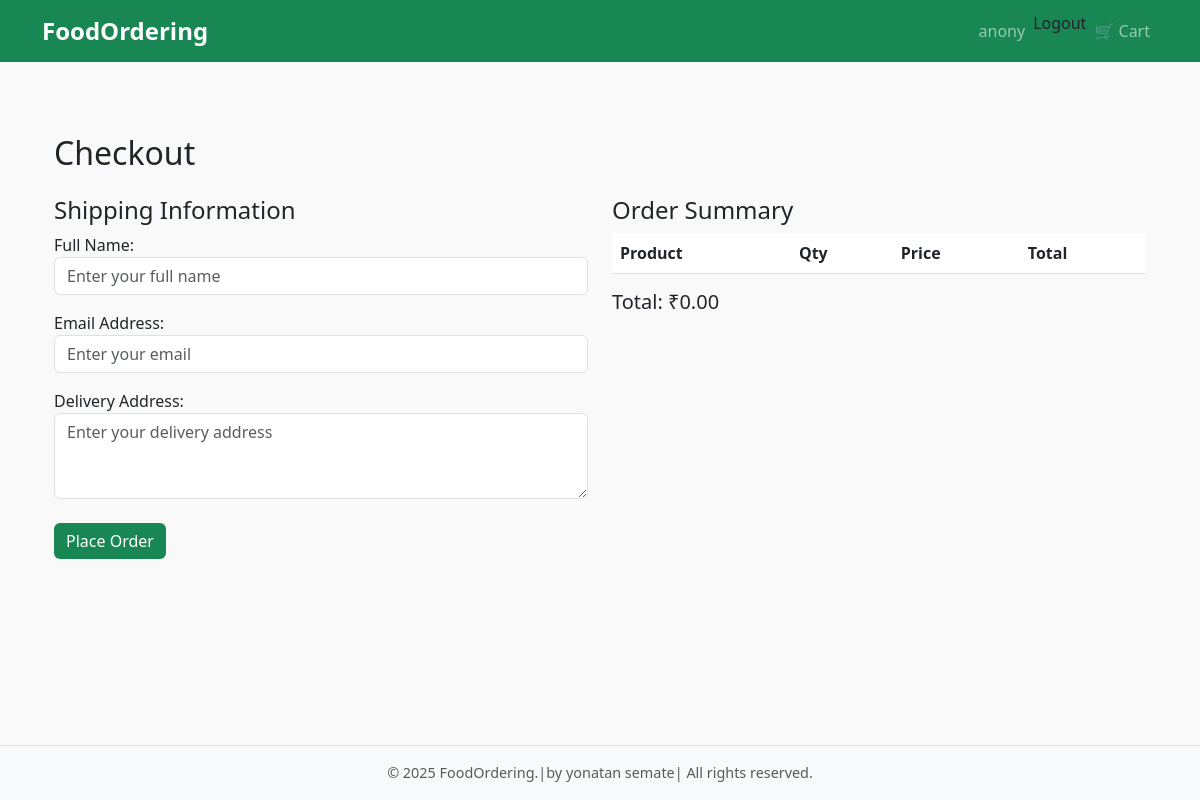
The page /cart/checkout/ (signed in) on the database as committed earlier.
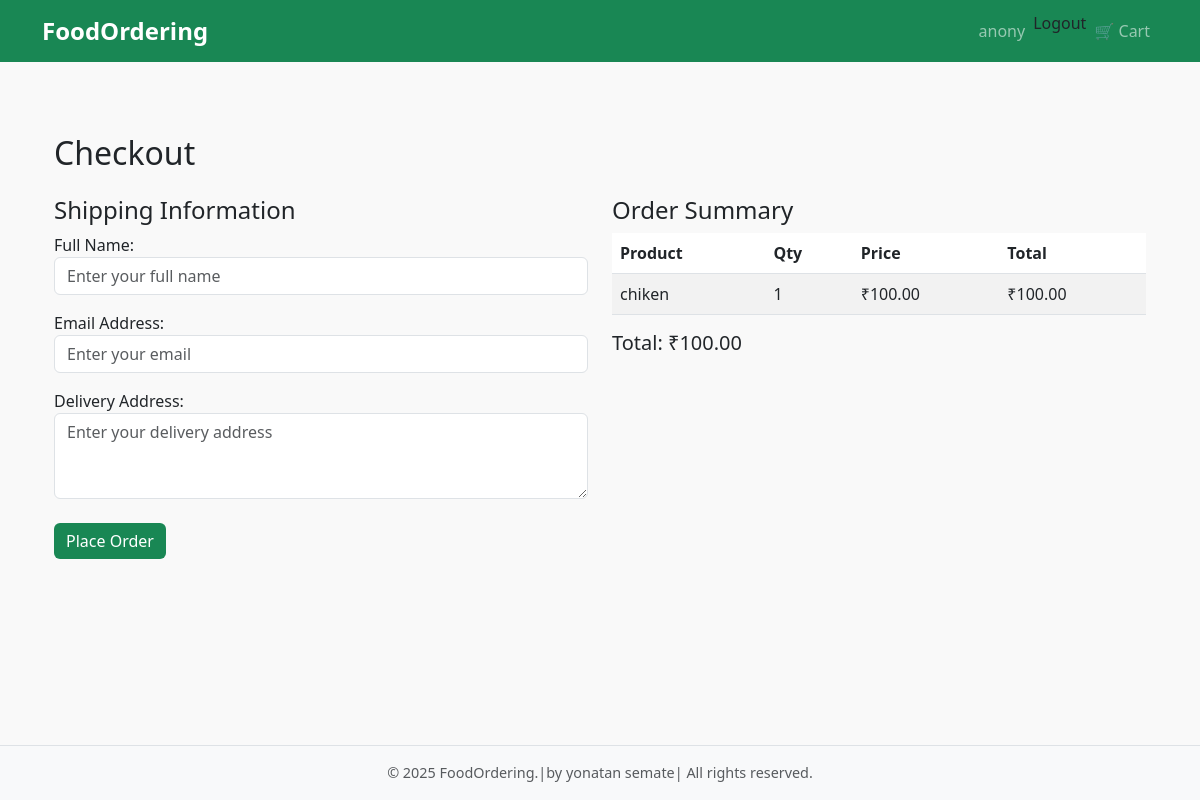
The same page on the database as committed later.
### cart/models.py (models this page shows, shortened)
class CartItem(models.Model):
    user = models.ForeignKey(
        User, on_delete=models.CASCADE, null=True, blank=True
    )  # new
    session_key = models.CharField(
        max_length=100, blank=True
    )  # allow blank for logged-in users
    product = models.ForeignKey(Product, on_delete=models.CASCADE)
    quantity = models.PositiveIntegerField(default=1)
    @property
    def total_price(self):
        return self.quantity * self.product.product_price

### products/models.py (models this page shows, shortened)
class BaseModel(models.Model):
    uid = models.UUIDField(default=uuid.uuid4, editable=False, primary_key=True)
    created_at = models.DateField(auto_now_add=True)
    update_at = models.DateField(auto_now=True)
    class Meta:
        abstract = True

class Product(BaseModel):
    product_name = models.CharField(max_length=100)
    product_slug = models.SlugField(unique=True)
    product_description = models.TextField()
    product_price = models.IntegerField(default=0)
    product_demo_price = models.IntegerField(default=0)

### cart/views.py (the view)
# urls.py: path("checkout/", views.checkout, name="checkout"),
def checkout(request):
    if request.user.is_authenticated:
        cart_items = CartItem.objects.filter(user=request.user)
    else:
        session_key = request.session.session_key
        if not session_key:
            request.session.create()
            session_key = request.session.session_key
        cart_items = CartItem.objects.filter(session_key=session_key)
    total = sum(item.total_price for item in cart_items)
    request.session["cart_count"] = cart_items.count()
    if request.method == "POST":
        form = CheckoutForm(request.POST)
        if form.is_valid():
            order = Order.objects.create(
                user=request.user if request.user.is_authenticated else None,
                session_key=session_key if not request.user.is_authenticated else "",
                customer_name=form.cleaned_data["customer_name"],
                customer_email=form.cleaned_data["customer_email"],
                customer_address=form.cleaned_data["customer_address"],
            )
            for item in cart_items:
                OrderItem.objects.create(
                    order=order,
                    product=item.product,
                    quantity=item.quantity,
                    price=item.product.product_price,
                )
            cart_items.delete()
            request.session["cart_count"] = 0
            messages.success(request, "Your order has been placed successfully!")
            return redirect("order_success")
    else:
        form = CheckoutForm()
    return render(
        request,
        "cart/checkout.html",
        {"form": form, "cart_items": cart_items, "total": total},
    )

### cart/forms.py
class CheckoutForm(forms.Form):
    customer_name = forms.CharField(
        max_length=100,
        label="Full Name",
        widget=forms.TextInput(
            attrs={
                "class": "form-control",
                "placeholder": "Enter your full name",
                "required": True,
            }
        ),
    )
    customer_email = forms.EmailField(
        label="Email Address",
        widget=forms.EmailInput(
            attrs={
                "class": "form-control",
                "placeholder": "Enter your email",
                "required": True,
            }
        ),
    )
    customer_address = forms.CharField(
        label="Delivery Address",
        widget=forms.Textarea(
            attrs={
                "class": "form-control",
                "placeholder": "Enter your delivery address",
                "rows": 3,
                "required": True,
            }
        ),
    )

### cart/templates/cart/checkout.html (shortened to what this page needs)
{% extends 'base.html' %}
{% block content %}
<div class="container mt-5">
    <h2 class="mb-4">Checkout</h2>
    <div class="row">
        <div class="col-md-6">
            <h4>Shipping Information</h4>
            <form method="POST">
                {{ form.as_p }}
                <button type="submit" class="btn btn-success mt-2">Place Order</button>
            </form>
        </div>
        <div class="col-md-6">
            <h4>Order Summary</h4>
            <table class="table table-striped">
                <thead>
                    <tr>
                        <th>Product</th>
                        <th>Qty</th>
                        <th>Price</th>
                        <th>Total</th>
                    </tr>
                </thead>
                <tbody>
                    {% for item in cart_items %}
                    <tr>
                        <td>{{ item.product.product_name }}</td>
                        <td>{{ item.quantity }}</td>
                        <td>₹{{ item.product.product_price|floatformat:2 }}</td>
                        <td>₹{{ item.total_price|floatformat:2 }}</td>
                    </tr>
                    {% endfor %}
                </tbody>
            </table>
            <h5>Total: ₹{{ total|floatformat:2 }}</h5>
        </div>
    </div>
</div>
{% endblock %}

Rows that differ between the two databases and show on the page:
added CartItem: product.product_name "chiken", quantity "1", product.product_price "100.00", total_price "100.00"
Other text that changed with them:
{{ total|floatformat:2 }}: "0.00" → "100.00"
